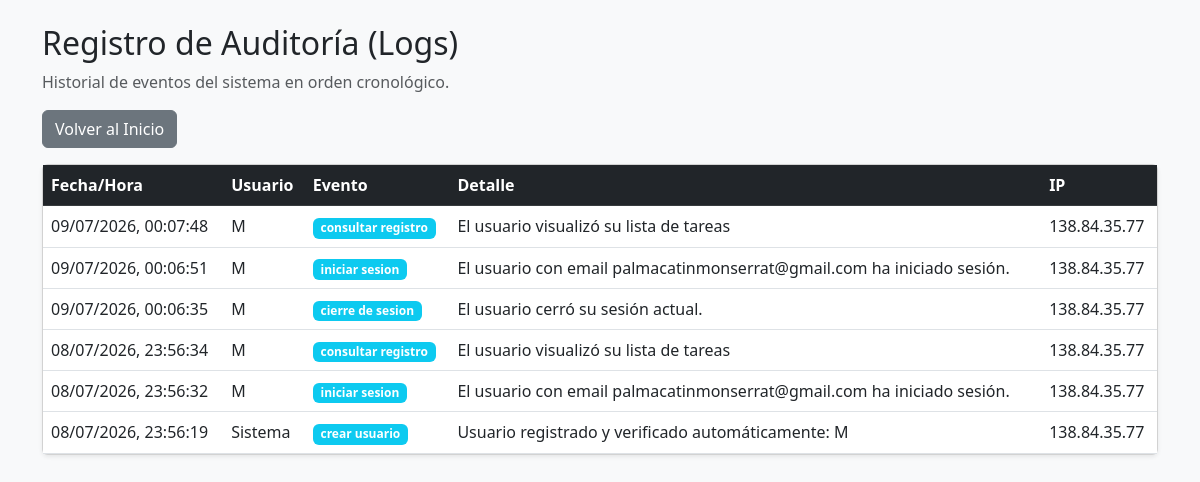
Screenshot of /logs_view.php (signed in) with the database file from the repository.
### tables this page shows
CREATE TABLE logs (
    id INTEGER PRIMARY KEY AUTOINCREMENT,
    fecha_hora DATETIME DEFAULT CURRENT_TIMESTAMP,
    usuario_id INTEGER,
    evento TEXT NOT NULL,
    detalle TEXT,
    ip_host_client TEXT
    );

CREATE TABLE usuarios (
        id INTEGER PRIMARY KEY AUTOINCREMENT,
        username TEXT UNIQUE NOT NULL,
        email TEXT UNIQUE NOT NULL,
        password TEXT NOT NULL,
        verificado INTEGER DEFAULT 0,
        token TEXT
    );

### logs_view.php (the view, shortened to what this page needs)
<?php
$db = require_once 'db.php';
$query = "SELECT l.*, u.username
          FROM logs l
          LEFT JOIN usuarios u ON l.usuario_id = u.id
          ORDER BY l.fecha_hora DESC";
$stmt = $db->query($query);
?>
<!DOCTYPE html>
<html lang="es">
<head>
    <link href="https://cdn.jsdelivr.net/npm/bootstrap@5.3.0/dist/css/bootstrap.min.css" rel="stylesheet">
</head>
<body class="bg-light">
    <div class="container mt-4">
        <h2>Registro de Auditoría (Logs)</h2>
        <p class="text-muted">Historial de eventos del sistema en orden cronológico.</p>
        <a href="index.php" class="btn btn-secondary mb-3">Volver al Inicio</a>
        <div class="card shadow-sm">
            <div class="table-responsive">
                <table class="table table-hover mb-0">
                    <thead class="table-dark">
                        <tr>
                            <th>Fecha/Hora</th>
                            <th>Usuario</th>
                            <th>Evento</th>
                            <th>Detalle</th>
                            <th>IP</th>
                        </tr>
                    </thead>
                    <tbody>
                        <?php while($row = $stmt->fetch(PDO::FETCH_ASSOC)): ?>
                        <tr>
                            <td><?php echo date('d/m/Y, H:i:s', strtotime($row['fecha_hora'])); ?></td>
                            <td><?php echo $row['username'] ?? 'Sistema'; ?></td>
                            <td><span class="badge bg-info"><?php echo $row['evento']; ?></span></td>
                            <td><?php echo htmlspecialchars($row['detalle']); ?></td>
                            <td><?php echo $row['ip_host_client']; ?></td>
                        </tr>
                        <?php endwhile; ?>
                    </tbody>
                </table>
            </div>
        </div>
    </div>
</body>
</html>

### rows the page displays
logs: fecha_hora "09/07/2026, 00:07:48", usuario.username "M", evento "consultar registro", detalle "El usuario visualizó su lista de tareas", ip_host_client "138.84.35.77"
logs: fecha_hora "09/07/2026, 00:06:51", usuario.username "M", evento "iniciar sesion", detalle "El usuario con email palmacatinmonserrat@gmail.com ha iniciado sesión.", ip_host_client "138.84.35.77"
logs: fecha_hora "09/07/2026, 00:06:35", usuario.username "M", evento "cierre de sesion", detalle "El usuario cerró su sesión actual.", ip_host_client "138.84.35.77"
logs: fecha_hora "08/07/2026, 23:56:34", usuario.username "M", evento "consultar registro", detalle "El usuario visualizó su lista de tareas", ip_host_client "138.84.35.77"
logs: fecha_hora "08/07/2026, 23:56:32", usuario.username "M", evento "iniciar sesion", detalle "El usuario con email palmacatinmonserrat@gmail.com ha iniciado sesión.", ip_host_client "138.84.35.77"
logs: fecha_hora "08/07/2026, 23:56:19", username "Sistema", evento "crear usuario", detalle "Usuario registrado y verificado automáticamente: M", ip_host_client "138.84.35.77"
